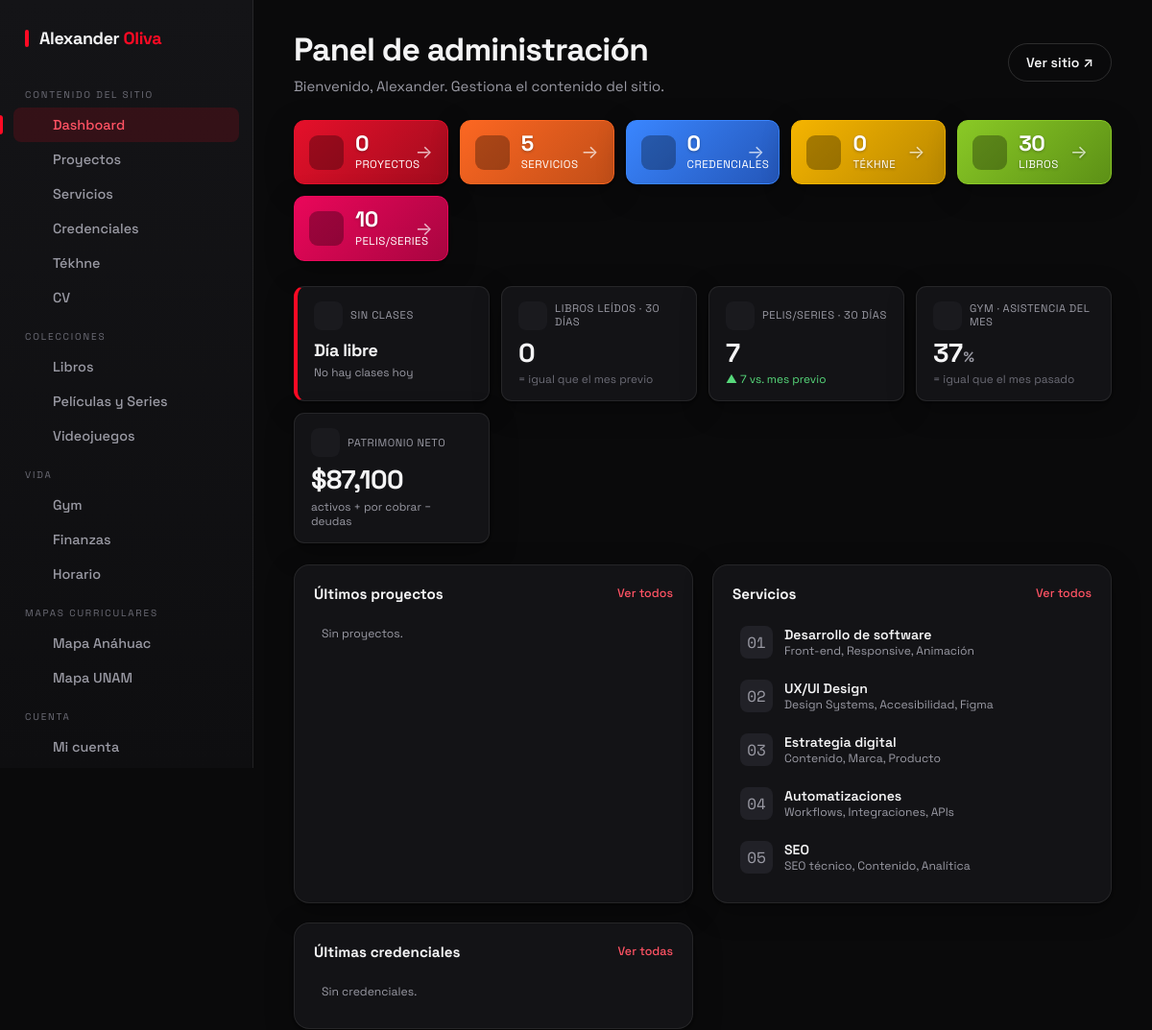
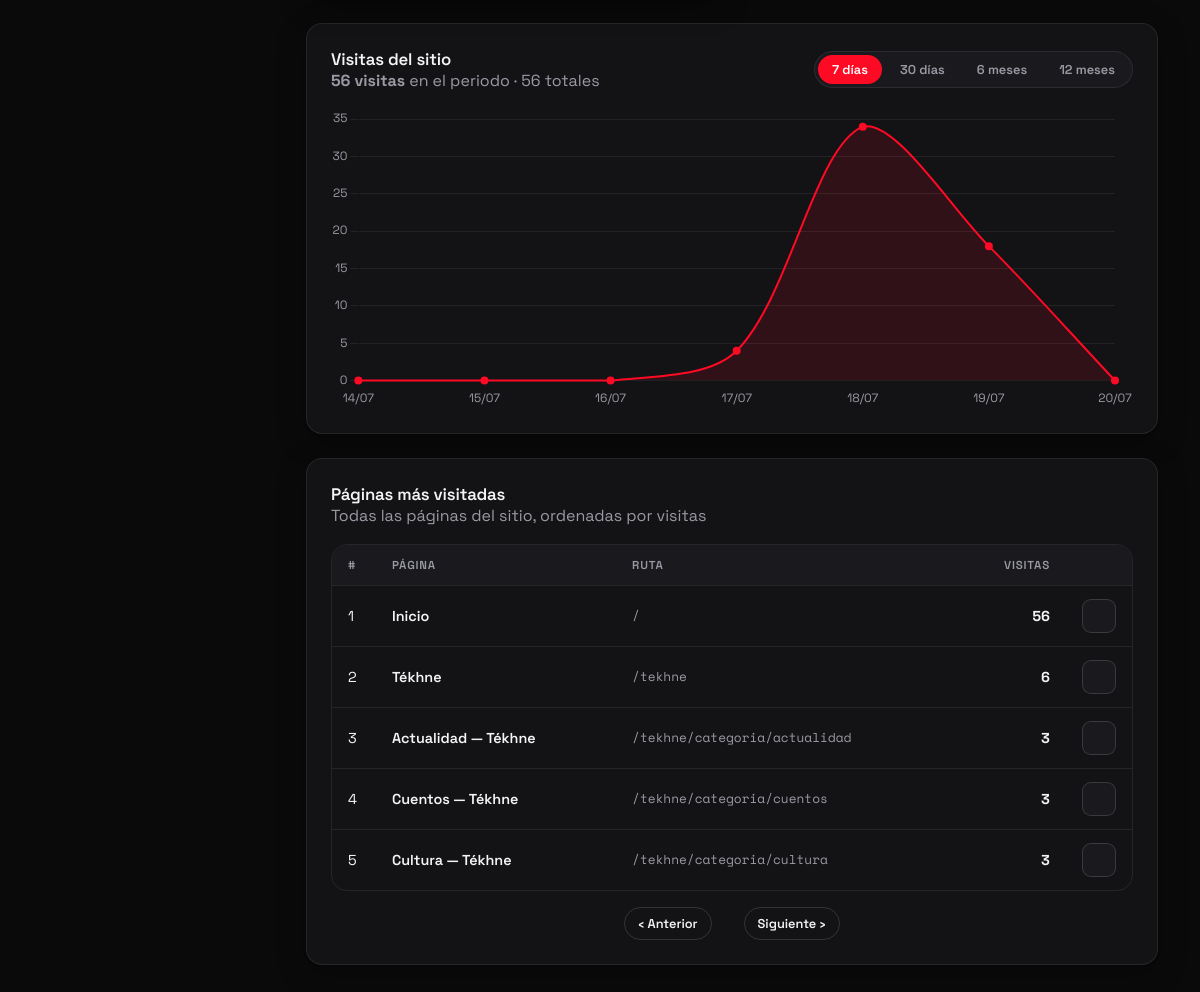
Page /admin (signed in) on the committed database (2 pictures, top to bottom).
### tables this page shows
CREATE TABLE libros (
    id          INT AUTO_INCREMENT PRIMARY KEY,
    titulo      VARCHAR(160) NOT NULL,
    autor       VARCHAR(120) NOT NULL,
    estado      ENUM('pendiente','leido') NOT NULL DEFAULT 'pendiente',
    completado  TINYINT(1)   NOT NULL DEFAULT 0,
    posicion    INT          NOT NULL DEFAULT 0,
    estrellas   DECIMAL(2,1) NULL,
    comentario  TEXT         NULL,
    fecha_leido DATE         NULL,
    creado      TIMESTAMP    DEFAULT CURRENT_TIMESTAMP
);

CREATE TABLE servicios (
    id          INT AUTO_INCREMENT PRIMARY KEY,
    num         VARCHAR(4)   NOT NULL,
    titulo      VARCHAR(120) NOT NULL,
    descripcion TEXT         NOT NULL,
    tags        VARCHAR(255) NULL,
    orden       INT          NOT NULL DEFAULT 0
);

CREATE TABLE visitas_pagina (
    id          INT AUTO_INCREMENT PRIMARY KEY,
    ruta        VARCHAR(191) NOT NULL UNIQUE,
    titulo      VARCHAR(200) NOT NULL DEFAULT '',
    total       INT          NOT NULL DEFAULT 0,
    actualizado TIMESTAMP    NOT NULL DEFAULT CURRENT_TIMESTAMP ON UPDATE CURRENT_TIMESTAMP
);

### views/admin/dashboard.php (the view, shortened to what the rows shown need)
<div class="admin-head">
    <div>
        <h1>Panel de administración</h1>
    </div>
</div>
<div class="stat-strip">
    <a class="stat-item s-red" href="/admin/proyectos"><span class="st-ic"><?php echo icono('proyectos'); ?></span><div class="st-txt"><div class="st-num"><?php echo $resumen['proyectos']; ?></div><div class="st-lbl">Proyectos</div></div><span class="st-go">→</span></a>
    <a class="stat-item s-blue" href="/admin/credenciales"><div class="st-txt"><div class="st-num"><?php echo $resumen['credenciales']; ?></div><div class="st-lbl">Credenciales</div></div></a>
    <a class="stat-item s-amber" href="/admin/blog"><div class="st-txt"><div class="st-num"><?php echo $resumen['blog']; ?></div><div class="st-lbl">Tékhne</div></div></a>
</div>
<?php
function vida_delta($ahora, $prev) {
    $d = $ahora - $prev;
    if ($d > 0) return '<span class="vida-delta up">▲ ' . $d . ' vs. mes previo</span>';
    return '<span class="vida-delta flat">= igual que el mes previo</span>';
}
?>
<div class="vida-strip">
    <a class="vida-tile" href="/admin/peliculas">
        <div class="vida-sub"><?php echo vida_delta($vida['pelisAhora'], $vida['pelisPrev']); ?></div>
    </a>
</div>
<div class="panels">
    <div class="panel">
        <ul class="mini-list">
            <?php foreach ($servicios as $i => $sv) : ?>
                <li><div style="width:34px;height:34px;border-radius:8px;background:var(--surface-3);display:grid;place-items:center;font-family:var(--mono);color:var(--muted);flex:none"><?php echo sprintf('%02d', $i + 1); ?></div><div><div class="mini-t"><?php echo s($sv->titulo); ?></div><div class="mini-s"><?php echo s(str_replace(',', ', ', $sv->tags)); ?></div></div></li>
            <?php endforeach; ?>
        </ul>
    </div>
</div>
<div class="card" style="margin-top:24px">
    <div class="card-head">
        <div><h2 style="margin:0">Visitas del sitio</h2><span class="mini-s" style="color:var(--muted)"><b id="vis-periodo"></b> en el periodo · <?php echo number_format($visitasTotal); ?> totales</span></div>
    </div>
</div>
<div class="card" style="margin-top:24px">
    <div class="card-head">
        <div><h2 style="margin:0">Páginas más visitadas</h2><span class="mini-s" style="color:var(--muted)">Todas las páginas del sitio, ordenadas por visitas</span></div>
    </div>
    <div class="tabla-wrap">
        <table class="tabla tabla--paginas" id="tabla-paginas">
            <thead>
                <tr><th style="width:44px">#</th><th>Página</th><th>Ruta</th><th style="text-align:right">Visitas</th><th></th></tr>
            </thead>
            <tbody>
                <?php foreach ($paginas as $ao_i => $pag) : ?>
                    <tr>
                        <td class="mini-s"><?php echo $ao_i + 1; ?></td>
                        <td><span class="pg-titulo"><?php echo s($pag->titulo ?: '(sin título)'); ?></span></td>
                        <td><a class="pg-ruta" href="<?php echo s($pag->ruta); ?>" target="_blank" rel="noopener"><?php echo s($pag->ruta); ?></a></td>
                        <td style="text-align:right"><span class="pg-visitas"><?php echo number_format((int) $pag->total); ?></span></td>
                        <td class="acciones"><a class="act-btn" href="<?php echo s($pag->ruta); ?>" target="_blank" rel="noopener" title="Ver página pública"><?php echo icono('externo'); ?></a></td>
                    </tr>
                <?php endforeach; ?>
            </tbody>
        </table>
    </div>
</div>
<script>
(function () {
    if (typeof Chart === 'undefined') return;
    var series = {
        '7':   <?php echo json_encode($vis7, JSON_UNESCAPED_UNICODE); ?>,
        '30':  <?php echo json_encode($vis30, JSON_UNESCAPED_UNICODE); ?>,
        '6m':  <?php echo json_encode($vis6m, JSON_UNESCAPED_UNICODE); ?>,
        '12m': <?php echo json_encode($vis12m, JSON_UNESCAPED_UNICODE); ?>
    };
    var RED = '#ff0a24', INK = '#9a9aa4', GRID = 'rgba(255,255,255,.07)';
    Chart.defaults.color = INK; Chart.defaults.font.family = "'Space Grotesk', sans-serif";
    var periodoEl = document.getElementById('vis-periodo');
    function fmt(n) { return n.toLocaleString('es-MX') + ' visitas'; }
    periodoEl.textContent = fmt(series['7'].total);
    var chart = new Chart(document.getElementById('visitasChart'), {
        type: 'line',
        data: { labels: series['7'].labels, datasets: [{ label: 'Visitas', data: series['7'].data, borderColor: RED, backgroundColor: 'rgba(255,10,36,.12)', borderWidth: 2, fill: true, tension: .32, pointRadius: 3, pointBackgroundColor: RED }] },
        options: { responsive: true, plugins: { legend: { display: false } }, scales: { y: { beginAtZero: true, grid: { color: GRID } }, x: { grid: { display: false } } } }
    });
    document.querySelectorAll('#range-tabs button').forEach(function (b) {
        b.addEventListener('click', function () {
            document.querySelectorAll('#range-tabs button').forEach(function (x) { x.classList.remove('active'); });
            b.classList.add('active');
            var s = series[b.dataset.range];
            chart.data.labels = s.labels; chart.data.datasets[0].data = s.data; chart.update();
            periodoEl.textContent = fmt(s.total);
        });
    });
})();
</script>

### includes/funciones.php (shortened to what the rows shown need)
<?php
function s($html = '') : string {
    return htmlspecialchars($html ?? '');
}
function icono(string $n) : string {
    $inner = $p[$n] ?? '';
    return '<svg class="ico" viewBox="0 0 24 24" fill="none" stroke="currentColor" stroke-width="1.9" stroke-linecap="round" stroke-linejoin="round">' . $inner . '</svg>';
}

### rows in the picture
libros: completado "0", completado "7"
servicios: titulo "Desarrollo de software", tags "Front-end, Responsive, Animación"
servicios: titulo "UX/UI Design", tags "Design Systems, Accesibilidad, Figma"
servicios: titulo "Estrategia digital", tags "Contenido, Marca, Producto"
servicios: titulo "Automatizaciones", tags "Workflows, Integraciones, APIs"
servicios: titulo "SEO", tags "SEO técnico, Contenido, Analítica"
visitas_pagina: titulo "Inicio", ruta "/", total "56"
visitas_pagina: titulo "Tékhne", ruta "/tekhne", total "6"
visitas_pagina: titulo "Actualidad — Tékhne", ruta "/tekhne/categoria/actualidad", total "3"
visitas_pagina: titulo "Cuentos — Tékhne", ruta "/tekhne/categoria/cuentos", total "3"
visitas_pagina: titulo "Cultura — Tékhne", ruta "/tekhne/categoria/cultura", total "3"

### other values in the picture
$item['seccion'] "CONTENIDO DEL SITIO"
$item['label'] "Dashboard"
$item['label'] "Proyectos"
$item['label'] "Servicios"
$item['label'] "Credenciales"
$item['label'] "Tékhne"
$item['label'] "CV"
$item['seccion'] "COLECCIONES"
$item['label'] "Libros"
$item['label'] "Películas y Series"
$item['label'] "Videojuegos"
$item['seccion'] "VIDA"
$item['label'] "Gym"
$item['label'] "Finanzas"
$item['label'] "Horario"
